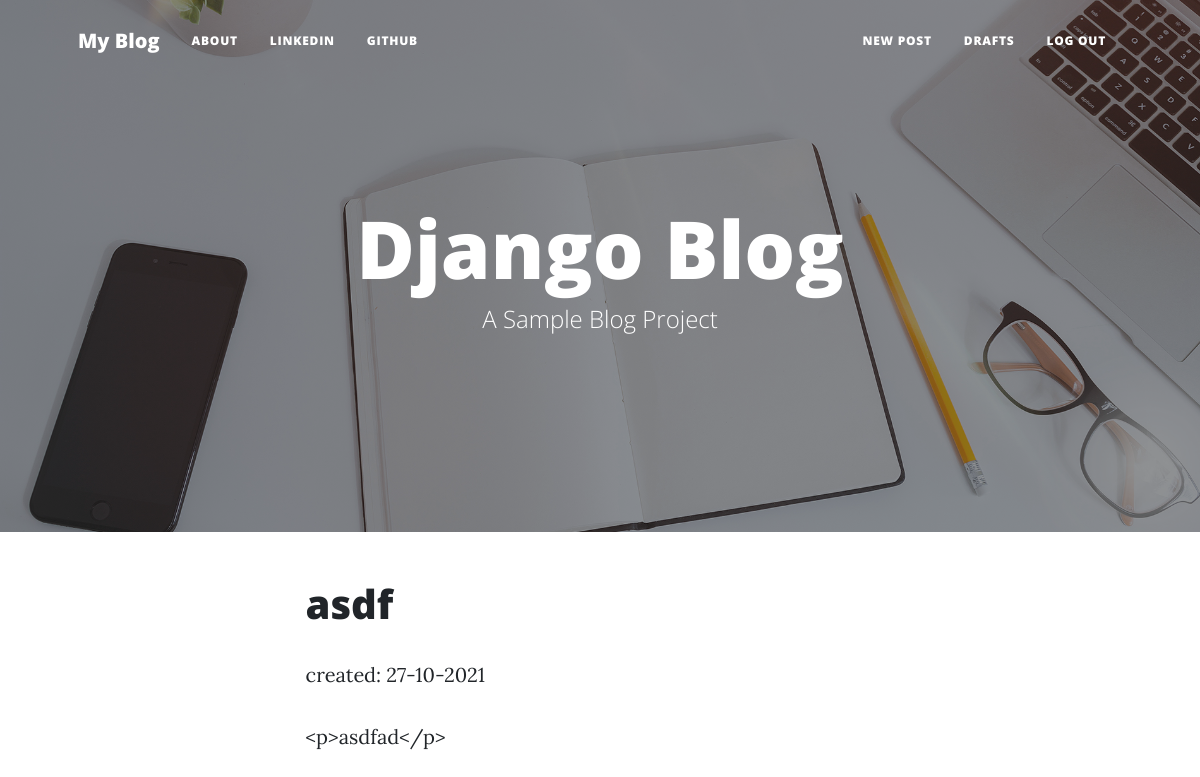
The page /drafts/ (signed in) on the database as committed earlier.
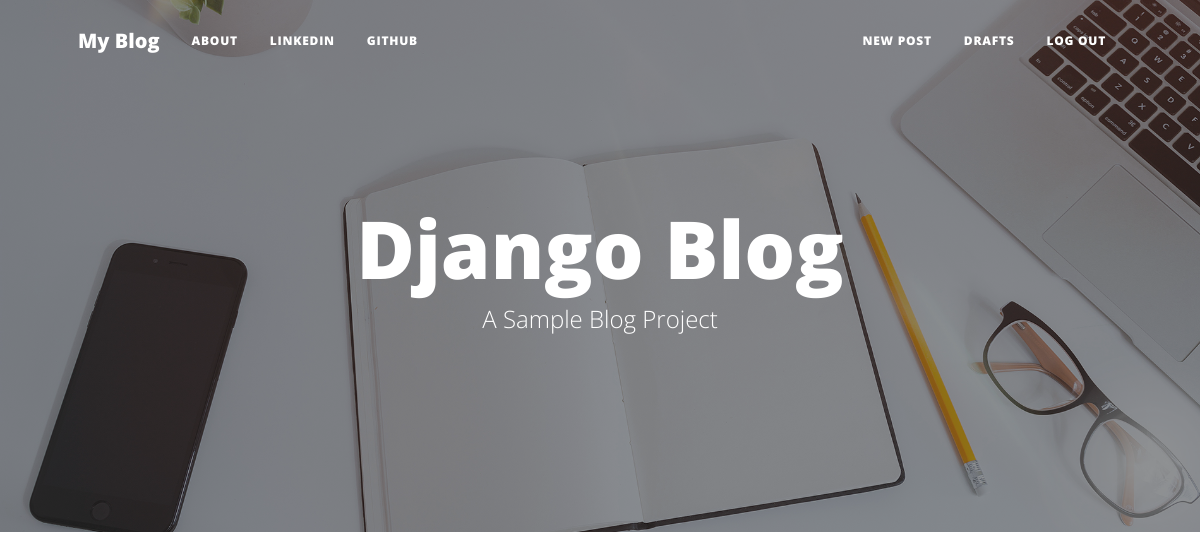
The same page on the database as committed later.
### blog/models.py (models this page shows, shortened)
class Post(models.Model):
    author = models.ForeignKey(User, on_delete = models.CASCADE)
    title = models.CharField(max_length=255)
    text = models.TextField()
    create_date = models.DateTimeField(default=timezone.now)
    published_date = models.DateTimeField(blank = True, null = True)

### blog/views.py (the view)
# urls.py: path('drafts/', views.DraftListView.as_view(), name='post_draft_list'),
class DraftListView(LoginRequiredMixin, ListView):
    context_object_name = 'posts'
    template_name = 'post_draft_list.html'
    login_url = '/login/'
    redirect_field_name = 'blog/post_list.html'
    model = Post
    def get_queryset(self):
        return Post.objects.filter(published_date__isnull=True).order_by('create_date')

### blog/templates/blog/post_draft_list.html
{% extends 'blog/base.html' %}
{% block content %}
    {% for post in posts %}
        <div class="POST">
            <h1><a href="{% url 'post_detail' pk=post.pk %}">{{ post.title }}</a></h1>
            <p class="date">created: {{ post.create_date|date:"d-m-Y" }}</p>
            <p>{{ post.text|truncatechars:200 }}</p>
    {% endfor %}
{% endblock %}

Rows that differ between the two databases and show on the page:
removed Post: title "asdf", create_date "27-10-2021", text "<p>asdfad</p>"
